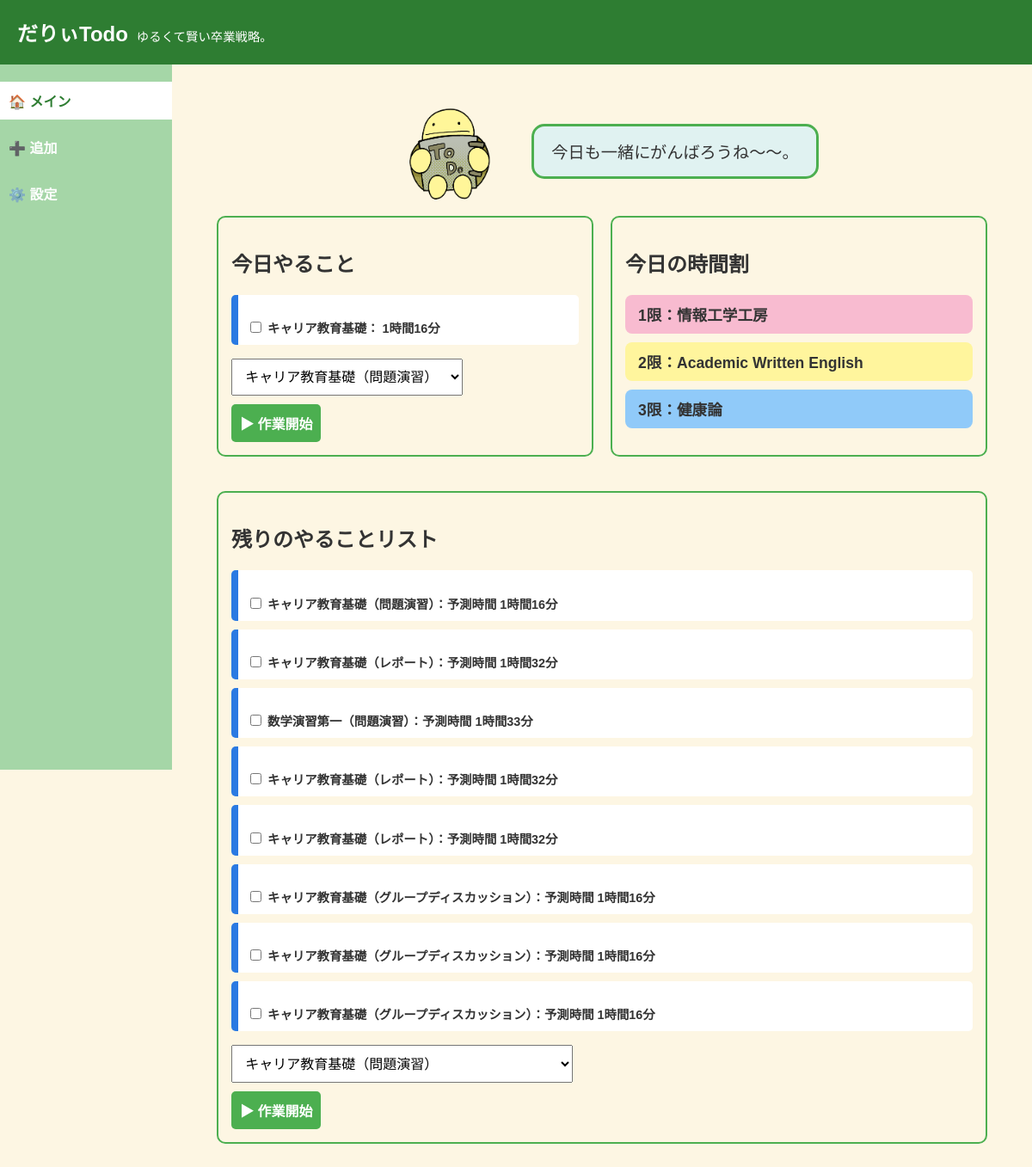
The page / on the database its author committed.
### tables this page shows
CREATE TABLE task (
                id INTEGER PRIMARY KEY AUTOINCREMENT,
                subject TEXT NOT NULL,
                category TEXT NOT NULL,
                difficulty INTEGER NOT NULL,
                due_date DATE NOT NULL,
                created_at DATETIME NOT NULL,
                predicted_time REAL,
                time_spent REAL,
                assigned_for_today INTEGER DEFAULT 0,
                assigned_date DATE
            , is_completed BOOLEAN DEFAULT 0, is_deleted INTEGER DEFAULT 0);

CREATE TABLE timetable (
                id INTEGER PRIMARY KEY AUTOINCREMENT,
                weekday INTEGER NOT NULL,
                period INTEGER NOT NULL,
                subject TEXT NOT NULL
            );

### app.py (the view)
@app.route("/")
def index():
    from model.predict import batch_predict_missing_tasks
    batch_predict_missing_tasks()
    def format_time(minutes_float):
        if minutes_float is None:
            return "-"
        try:
            total_minutes = int(round(float(minutes_float)))
            if total_minutes == 0 and float(minutes_float) > 0:
                total_minutes = 1  # 小数点切り捨てによるゼロ回避
            h, m = divmod(total_minutes, 60)
            return f"{h}時間{m}分" if h else f"{m}分"
        except Exception as e:
            print(e)
            return "-"
    with engine.begin() as conn:
        today_weekday_name = datetime.now().strftime("%A")
        today_weekday = weekday_mapping[today_weekday_name]
        tasks_today_result = conn.execute(text("""
            SELECT * FROM task
            WHERE assigned_for_today = 1 AND is_completed = 0 AND is_deleted = 0
            ORDER BY due_date
        """)).mappings().all()
        tasks_today = [dict(row) for row in tasks_today_result]
        tasks_remaining = conn.execute(text("""
            SELECT * FROM task
            WHERE assigned_for_today = 0 AND is_completed = 0 AND is_deleted = 0
            ORDER BY due_date
        """)).mappings().all()
        tasks_remaining = [dict(now) for now in tasks_remaining]
        timetable_result = conn.execute(text("""
            SELECT * FROM timetable
            WHERE weekday = :weekday
            ORDER BY period
        """), {"weekday": today_weekday}).mappings().all()
        timetable = [dict(row) for row in timetable_result]
        completed_task_ids = conn.execute(text("""
            SELECT id FROM task WHERE is_completed = 1
        """)).mappings().all()
        completed_tasks = {str(row.id) for row in completed_task_ids}
        for task in tasks_today:
            task["predicted_time_display"] = format_time(task["predicted_time"])
        for task in tasks_remaining:
            task["predicted_time_display"] = format_time(task["predicted_time"])
    return render_template("index.html",
                           tasks_today=tasks_today,
                           tasks_remaining=tasks_remaining,
                           timetable=timetable,
                           completed_tasks=completed_tasks)

### app.py (called while the page is built)
@app.before_request
def before_request():
    if request.endpoint not in ("setup", "edit_timetable", "static"):
        maybe_generate_today_tasks()

### model/predict.py (called while the page is built, shortened)
def batch_predict_missing_tasks():
    df_new = pd.read_sql("""
        SELECT id, subject, category, difficulty, due_date, created_at
        FROM task
        WHERE time_spent IS NULL AND predicted_time IS NULL
    """, engine)
    if df_new.empty:
        print("🟡 新しい予測対象のタスクはありません")
        return

### templates/index.html (shortened to what this page needs)
{% extends "base.html" %}
{% block content %}
{% set checked_tasks_today = checked_tasks_today or [] %}
{% set checked_tasks_remaining = checked_tasks_remaining or [] %}
{% set completed_tasks = completed_tasks or [] %}
<form method="POST">
    <div class="darii-comment">
      <img src="{{ url_for('static', filename='darikun.JPEG') }}" alt="だりぃくん">
      <div class="speech-bubble">
        今日も一緒にがんばろうね〜〜。
    </div>
    </div>
    <div class="task-section">
        <div class="task-box">
            <h2>今日やること</h2>
            <ul>
                {% for task in tasks_today %}
                    <li>
                        <label>
                            <input type="checkbox" class="delete-on-check" name="task_{{ task.id }}"
                                {% if task.id|string in completed_tasks %}checked{% endif %}>
                            {{ task.subject }}： {{ task.predicted_time_display | default("-") }}
                        </label>
                    </li>
                {% endfor %}
            </ul>
            <select name="selected_task_id">
                {% for task in tasks_today %}
                    <option value="{{ task.id }}">{{ task.subject }}（{{ task.category }}）</option>
                {% endfor %}
            </select>
            <button formaction="{{ url_for('start_selected_task') }}" formmethod="get" id="start-task-btn">▶ 作業開始</button>
        </div>
        <div class="timetable-box">
            <h2>今日の時間割</h2>
            {% for slot in timetable %}
                <div class="timetable-item p{{ loop.index }}">{{ loop.index }}限：{{ slot['subject'] }}</div>
            {% endfor %}
        </div>
    </div>
    <div class="task-box" style="margin-top: 40px;">
        <h2>残りのやることリスト</h2>
        <ul>
            {% for task in tasks_remaining %}
                <li>
                    <label>
                        <input type="checkbox" class="delete-on-check" name="remaining_task_{{ task.id }}"
                            {% if task.id|string in completed_tasks %}checked{% endif %}>
                        {{ task.subject }}（{{ task.category }}）：予測時間 {{ task.predicted_time_display | default("-") }}
                    </label>
                </li>
            {% endfor %}
        </ul>
        <select name="selected_remaining_task_id">
            {% for task in tasks_remaining %}
                <option value="{{ task.id }}">{{ task.subject }}（{{ task.category }}）</option>
            {% endfor %}
        </select>
        <button formaction="{{ url_for('start_selected_task') }}" formmethod="get" class="start-btn-remaining">
            ▶ 作業開始
        </button>
    </div>
</form>
{% endblock %}

### templates/base.html (shortened to what this page needs)
<!DOCTYPE html>
<html lang="ja">
<head>
    <link rel="stylesheet" href="{{ url_for('static', filename='style.css') }}">
</head>
<body>
    <header>
        <div class="header-title-group">
            <h1>だりぃTodo</h1>
            <span class="subtitle">ゆるくて賢い卒業戦略。</span>
        </div>
    </header>
    <div class="sidebar">
        <a href="{{ url_for('index') }}" class="{% if request.path == url_for('index') %}active{% endif %}">🏠<span> メイン</span></a>
        <a href="{{ url_for('add_task') }}" class="{% if request.path == url_for('add_task') %}active{% endif %}">➕<span> 追加</span></a>
        <a href="{{ url_for('settings') }}" class="{% if request.path == url_for('settings') %}active{% endif %}">⚙️<span> 設定</span></a>
    </div>
    <div class="content">
        {% block content %}{% endblock %}
    </div>
</body>
</html>

### static/style.css (style rules this page uses)
body { font-family: sans-serif; background: #fdf6e3; padding: 2rem; color: #333; }
h1 { color: #2a7ae2; }
ul { list-style-type: none; padding: 0; }
li { background: #fff; margin-bottom: 10px; padding: 10px; border-left: 8px solid #2a7ae2; border-radius: 5px; }

### templates/base.html (style rules this page uses)
body { margin: 0; padding-top: 78px; font-family: sans-serif; }
header { background-color: #2e7d32; color: white; padding: 20px; position: fixed; top: 0; left: 0; width: 100%; z-index: 999; }
header h1 { margin: 0; color: white; }
.sidebar { background-color: #a5d6a7; width: 200px; height: 100vh; position: fixed; top: 75px; left: 0; padding-top: 20px; z-index: 998; display: flex; flex-direction: column; }
.sidebar a { display: block; padding: 10px; color: white; text-decoration: none; margin-bottom: 10px; font-weight: bold; }
.sidebar a.active { background-color: white; color: #2e7d32; }
.content { margin-left: 200px; padding: 20px; }
.header-title-group { display: flex; align-items: baseline; gap: 10px; }
.header-title-group h1 { margin: 0; font-size: 1.5rem; color: white; }
.header-title-group .subtitle { font-size: 0.9rem; color: white; }
label { display: block; margin-top: 1.2em; font-weight: bold; }
button, input, select { font-size: 1rem; padding: 0.7em; }

### templates/index.html (style rules this page uses)
.task-section { display: flex; flex-wrap: wrap; gap: 20px; }
.task-box, .timetable-box { border: 2px solid #4CAF50; padding: 15px; border-radius: 10px; flex: 1; min-width: 250px; }
.timetable-item { padding: 5px 10px; margin: 5px 0; border-radius: 5px; font-weight: bold; }
.timetable-item.p1 { background-color: #f8bbd0; }
.timetable-item.p2 { background-color: #fff59d; }
.timetable-item.p3 { background-color: #90caf9; }
.darii-comment { margin-top: 3px; display: flex; align-items: center; justify-content: center; gap: 20px; flex-wrap: wrap; text-align: left; }
.darii-comment img { height: 150px; }
.darii-comment .speech-bubble { background: #e0f2f1; padding: 15px 20px; border-radius: 15px; border: 3px solid #4CAF50; font-size: 1.2rem; max-width: 400px; word-wrap: break-word; }
#start-task-btn, .start-btn-remaining { display: block; margin-top: 10px; background-color: #4CAF50; color: white; padding: 10px; text-align: center; border-radius: 5px; text-decoration: none; font-weight: bold; cursor: pointer; border: none; }
.task-box label { font-size: 0.9rem; }
.timetable-item { padding: 10px 15px; margin: 10px 0; border-radius: 8px; font-size: 1.1rem; font-weight: bold; }

### rows shown on the page
task: subject "キャリア教育基礎", predicted_time_display "1時間16分"
timetable: subject "情報工学工房"
timetable: subject "Academic Written English"
timetable: subject "健康論"
task: subject "キャリア教育基礎", category "問題演習", predicted_time_display "1時間16分"
task: subject "キャリア教育基礎", category "レポート", predicted_time_display "1時間32分"
task: subject "数学演習第一", category "問題演習", predicted_time_display "1時間33分"
task: subject "キャリア教育基礎", category "レポート", predicted_time_display "1時間32分"
task: subject "キャリア教育基礎", category "レポート", predicted_time_display "1時間32分"
task: subject "キャリア教育基礎", category "グループディスカッション", predicted_time_display "1時間16分"
task: subject "キャリア教育基礎", category "グループディスカッション", predicted_time_display "1時間16分"
task: subject "キャリア教育基礎", category "グループディスカッション", predicted_time_display "1時間16分"

### other values the page prints
form field selected_task_id "キャリア教育基礎（問題演習）"
form field selected_remaining_task_id "キャリア教育基礎（問題演習）"
